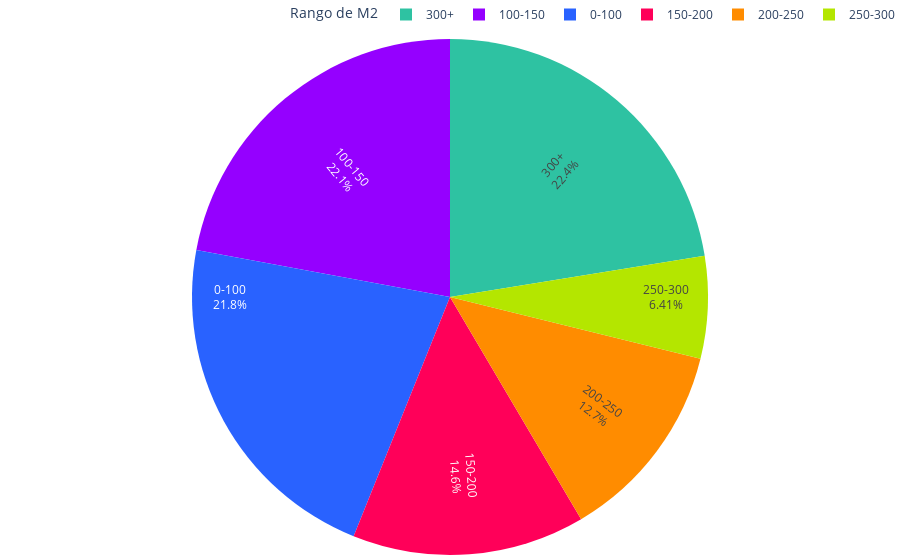

The notebook cell this image was saved under:
### Code cell
def sumar_tablas(dataframes_list):
    tabla_suma = None
    
    for df in dataframes_list:
        tabla_actual = df.groupby(['Metros_construido', 'segmento']).size().unstack(fill_value=0)
        
        if tabla_suma is None:
            tabla_suma = tabla_actual
        else:
            tabla_suma = tabla_suma.add(tabla_actual, fill_value=0)
    
    print("Tabla general de frecuencia:")
    print(tabla_suma)
    
    fig = graficar_tabla(tabla_suma)
    
    # Guardar la gráfica como archivo HTML
    guardar_grafico_como_html(fig, 'g_pie_dist_m2_construidos_puebla', carpeta='graficas')
    
    return fig

colores = ['#2962ff', '#9500ff', '#ff0059', '#ff8c00', '#b4e600', '#2EC2A2','#E50CB6','#4225CF','#2CBA4D']

def graficar_tabla(tabla):
    # Sumar los valores por 'm2_contruido' para obtener el total por rango de M2
    suma_por_m2 = tabla.sum(axis=1)
    
    fig = go.Figure(data=[go.Pie(
        labels=suma_por_m2.index.astype(str),
        values=suma_por_m2.values,
        marker=dict(colors=colores),
        textinfo='label+percent',
        insidetextorientation='radial'
    )])
    
    fig.update_layout(
        # title="Distribución de M2 construidos",
        legend_title="Rango de M2",
        barmode='group',
        legend=dict(
            orientation='h',  # Orientación horizontal de la leyenda
            yanchor='bottom',  # Anclar al borde inferior
            y=1.02,  # Colocar la leyenda justo debajo del gráfico
            xanchor='right',
            x=1
        ),
        plot_bgcolor='rgba(0,0,0,0)',  # Color de fondo del gráfico
        margin=dict(l=0, r=0, t=5, b=5)  # Ajusta los márgenes (left, right, top, bottom)
    )    
    
    fig.show()
    return fig

def guardar_grafico_como_html(fig, nombre_archivo, carpeta='graficas'):
    # Crear la carpeta si no existe
    if not os.path.exists(carpeta):
        os.makedirs(carpeta)
    
    # Guardar la gráfica como archivo HTML en la carpeta especificada
    pio.write_html(fig, f'{carpeta}/{nombre_archivo}.html')
    # pio.write_html(fig, f'{carpeta}/{nombre_archivo}.png')

# Suponiendo que ya tienes una lista de DataFrames llamada `dataframes_list`
fig1 = sumar_tablas(dataframes_list)

### Figure 1 — Plotly figure (JSON) as saved in the notebook; plotly's stock layout.template omitted (floating-point values rounded to 4 significant figures)
{"data": [{"insidetextorientation": "radial", "labels": ["0-100", "100-150", "150-200", "200-250", "250-300", "300+"], "marker": {"colors": ["#2962ff", "#9500ff", "#ff0059", "#ff8c00", "#b4e600", "#2EC2A2", "#E50CB6", "#4225CF", "#2CBA4D"]}, "textinfo": "label+percent", "type": "pie", "values": [4727, 4781, 3157, 2742, 1388, 4860]}], "layout": {"barmode": "group", "legend": {"orientation": "h", "title": {"text": "Rango de M2"}, "x": 1, "xanchor": "right", "y": 1.02, "yanchor": "bottom"}, "margin": {"b": 5, "l": 0, "r": 0, "t": 5}, "plot_bgcolor": "rgba(0,0,0,0)"}}
